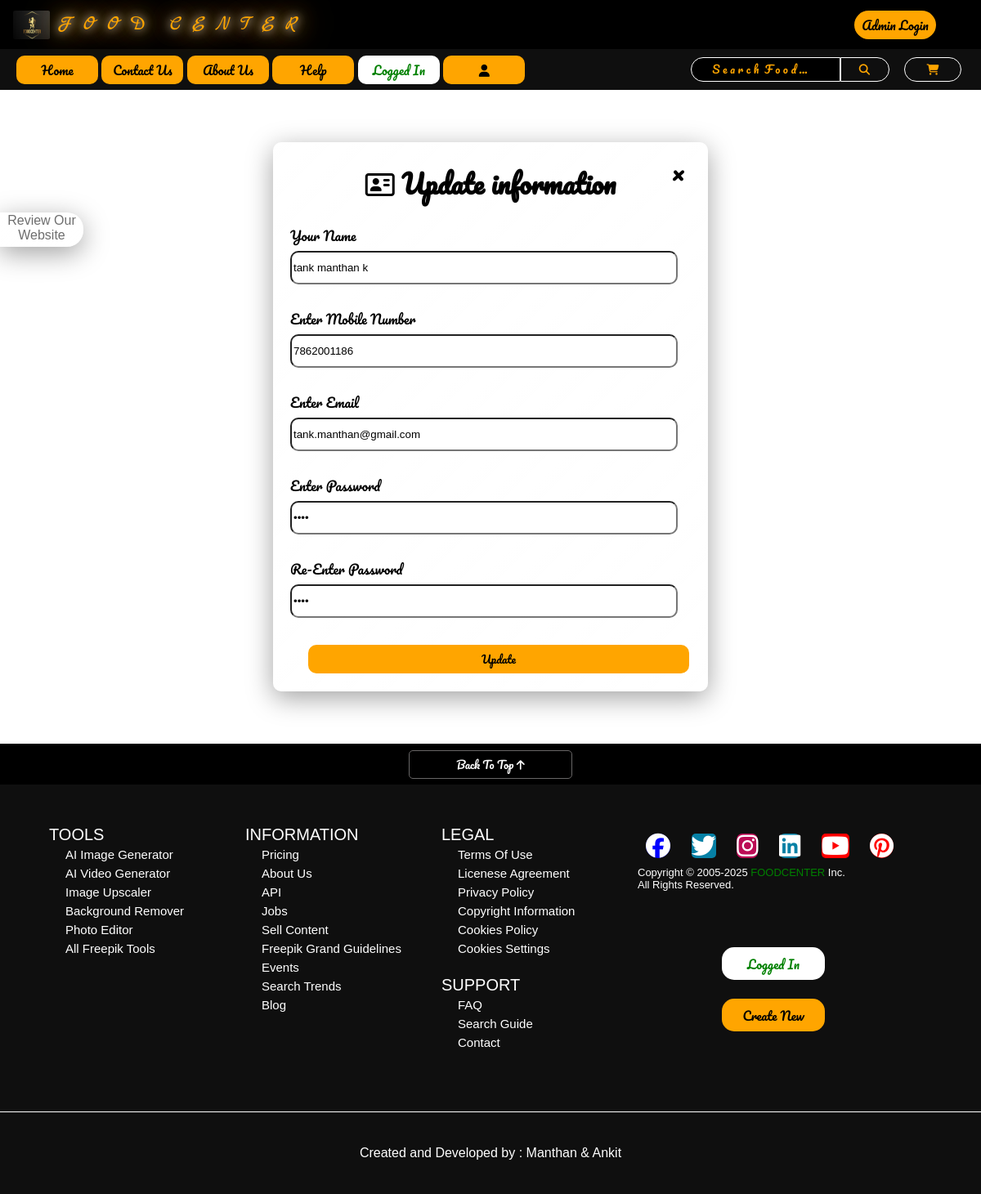
/update_info.php?updateid=1 (signed in), run on the app's committed database.
### tables this page shows
CREATE TABLE `create_user` (
  `id` bigint(10) NOT NULL,
  `name` varchar(100) NOT NULL,
  `mobile` bigint(10) NOT NULL,
  `email` varchar(200) NOT NULL,
  `password` varchar(100) NOT NULL
);

### update_info.php (the view, shortened to what this page needs)
<!DOCTYPE html>
<html lang="en">
<head>
    <link rel="stylesheet" href="../foodcenter/styles/contact_us.css">
    <link rel="stylesheet" href="../foodcenter/styles/homepage.css">
    <link rel="stylesheet" href="../foodcenter/styles/createnew.css">
    <link rel="stylesheet" href="https://cdnjs.cloudflare.com/ajax/libs/font-awesome/6.6.0/css/all.min.css"
 />
</head>
<body>
    <?php include 'head.php'; ?>
    <form action="update_info.php" method="get">
        <?php
        if (isset($_GET['updateid'])) {
            $id = $_GET['updateid'];
        ?>
        <form action="update_info.php" method="get">
            <div class="c1">
                <div class="login-co glass">
                    <center>
                        <h1><i class="fa-regular fa-address-card"></i> Update information</h1>
                    </center>
                    <span class="closebtn" style="position:fixed;top:4%;right:5%;color:black;"
                        onclick="this.parentElement.style.display='none';"><a href="login.php"
                            style="color:black;text-decoration:none;font-size:larger;">&times;</a></span>
                    <?php
                        include 'connect.php';
                        $sql = "select * from `create_user` where id=$id";
                        $result = mysqli_query($con, $sql);
                        $num = mysqli_num_rows($result);
                        if ($num > 0) {
                            while ($ram = mysqli_fetch_assoc($result)) {
                        ?>
                    <span class="p">Your Name</span><br />
                    <input type="text" name="name" value="<?php echo $ram['name']; ?>" required><br /><br />
                    <span class="p">Enter Mobile Number</span><br />
                    <input type="number" name="mobile" value="<?php echo $ram['mobile']; ?>" required><br /><br />
                    <span class="p">Enter Email</span><br />
                    <input type="email" name="email" value="<?php echo $ram['email']; ?>" required><br /><br />
                    <span class="p">Enter Password</span><br />
                    <input type="password" name="password" value="<?php echo $ram['password']; ?>" required><br /><br />
                    <span class="p">Re-Enter Password</span><br />
                    <input type="password" name="password2" value="<?php echo $ram['password']; ?>"
                        required><br /><br />
                    <?php }
                        } ?>
                    <center>
                        <input type="submit" value="Update" name="update2" class="btn">
                    </center>
                </div>
            </div>
        </form>
        <?php } ?>
    </form>
    <?php include 'footer.php'; ?>
</body>
</html>

### styles/contact_us.css (style rules this page uses)
body { font-family: Verdana, sans-serif; margin: 0; color: black; }
h1 { font-family: font2; color: black; }

### styles/homepage.css (style rules this page uses)
body { color: white; background-image: url('../admin/images/background.jpg'); background-size: contain; }
.glass { background: linear-gradient(135deg, rgba(255, 255, 255, 0.1), rgba(255, 255, 255, 0)); backdrop-filter: blur(10px); -webkit-backdrop-filter: blur(10px); border: 1px solid rgba(255, 255, 255, 0.18); box-shadow: 0 8px 32px 0 rgba(0, 0, 0, 0.37); }

### styles/createnew.css (style rules this page uses)
body { margin: 0px; font-family: Verdana, sans-serif; }
.c1 { height: 800px; width: 100%; margin-top: 0px; display: flex; align-items: center; justify-content: center; }
.login-co { height: 760px; width: 530px; border: 1.9px rgb(77, 75, 75) solid; border-radius: 10px; font-family: font2; color: black; }
.p { margin-left: 20px; }
.c1 input { height: 35px; width: 88%; margin-left: 20px; margin-top: 5px; border-radius: 10px; }
.c1 a { margin-left: 20px; text-decoration: none; color: skyblue; }

### update_info.php (style rules this page uses)
.closebtn { margin-left: 15px; color: white; font-weight: bold; float: right; font-size: 22px; line-height: 20px; cursor: pointer; transition: 0.3s; }
.btn { height: 35px; width: 150px; font-family: font2; background-color: orange; color: black; border: none; border-radius: 10px; }
.login-co { height: 670px; }

### head.php (style rules this page uses)
body { margin: 0px; padding: 0px; }

### data on the page
create_user: name "tank manthan k", mobile "7862001186", email "tank.manthan@gmail.com"
